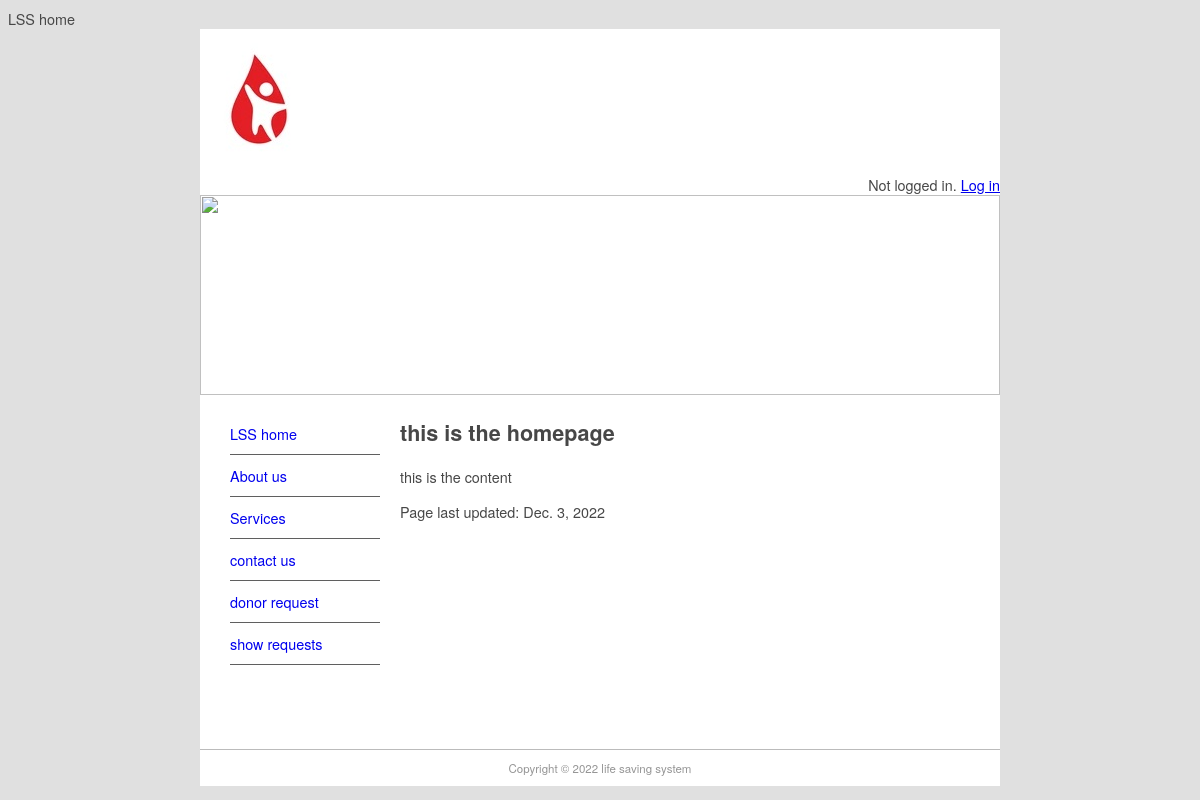
The page / on the database its author committed.
### pages/models.py (models this page shows, shortened)
class Page(models.Model):
    title = models.CharField(max_length=60)
    permalink = models.CharField(max_length=12, unique=True)
    update_date = models.DateTimeField('last updated')
    bodytext = models.TextField ('page content', blank=True)

### pages/views.py (the view)
def index (request, pagename):
    pagename = '/' + pagename
    pg = Page.objects.get(permalink=pagename)
    context = {
        'title': pg.title,
        'content':pg.bodytext,
        'last_updated':pg.update_date,
        'page_list': Page.objects.all(),
    }
    return render (request, 'pages/page.html', context)

### pages/templates/pages/page.html (shortened to what this page needs)
{%extends "base.html"%}
{%block content%}
{%autoescape off%}
{{content}}
{%endautoescape%}
<p>
    Page last updated: {{last_updated|date:''}}
</p>
{%endblock content%}
{%block sidenav%}
{% for page in page_list %}
 <li>
    <a href="{{page.permalink}}">{{page.title}}</a>
 </li>
 {%endfor%}
 {%endblock sidenav%}

### mysite/static/main.css (style rules this page uses)
body { background-color: #E0E0E0; font-family: Gotham, "Helvetica Neue", Helvetica, Arial, sans-serif; font-size: 0.9em; text-align: justify; color: #474747; }
#nav li { padding-top: 10px; padding-bottom: 10px; font-size: 1em; list-style-type: none; border-bottom: thin solid #5F5F5F; color: #4C4C4C; left: 0px; list-style-position: inside; margin-left: -10px; }
#nav li a { text-decoration: none; }

### rows shown on the page
Page: title "LSS home", bodytext "this is the homepage this is the content", update_date "Dec. 3, 2022"
Page: title "About us"
Page: title "Services"
